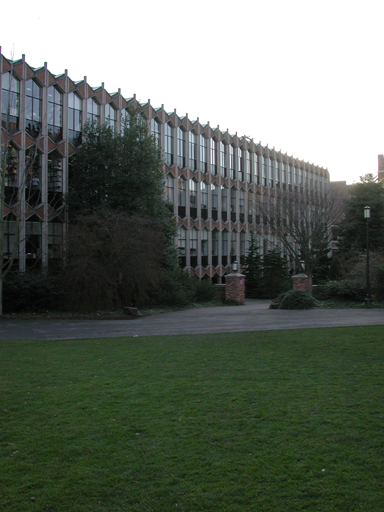
#> input picture images/panorama_img/set3/0.bmp, 384 x 512 px
$ python PanoramaStitching.py
#> lines starting #> are read from the running program, lines starting #| are printed output that depends on the picture; after the words box and inside, x2 and y2 are one past the last pixel; in counts of white or black regions, pixels touching at a corner belong together
import cv2
import numpy as np
import os, glob
from HarrisCornerDetect import HarrisDetector

class Panorama():

    def __init__(self, image_folder, show_imgs=False, random_order=True,
                 feature_selector='SIFT', y_originshift=200,bottom_pad=600):

        '''
        Parameters:

            image_folder : Folder consisting of many images to be
                            be stitched horizontally

            save_path : Directory to save panorama image. If directory
                        doesnt exists, code will create automatically

            show_imgs : Show input images which are to be stitches

            y_originshift : Shift first reference image of panorama
                            to particular y value in canvas

            bottom_pad : Add black padding to the bottom of canvas

            random_order : Specify if the images are random or sequential
                           (Left to Right) or (Right to Left)

            feature_selector : Choose keypoint from SIFT or HARRIS
        '''
#> called with image_folder = 'images/panorama_img/set3', show_imgs = False, random_order = True, feature_selector = 'SIFT', y_originshift = 200, bottom_pad = 600

        self.x_originshift, self.y_originshift = 0, y_originshift
        self.bottom_pad = bottom_pad
        self.feature_selector = feature_selector
        self.image_folder = image_folder
        img_path = sorted(glob.glob(os.path.join(self.image_folder,'*')))
        self.images = [cv2.imread(p) for p in img_path]
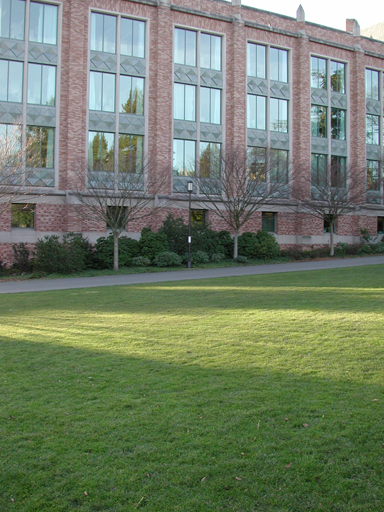
#> input picture images/panorama_img/set3/1.bmp, 384 x 512 px
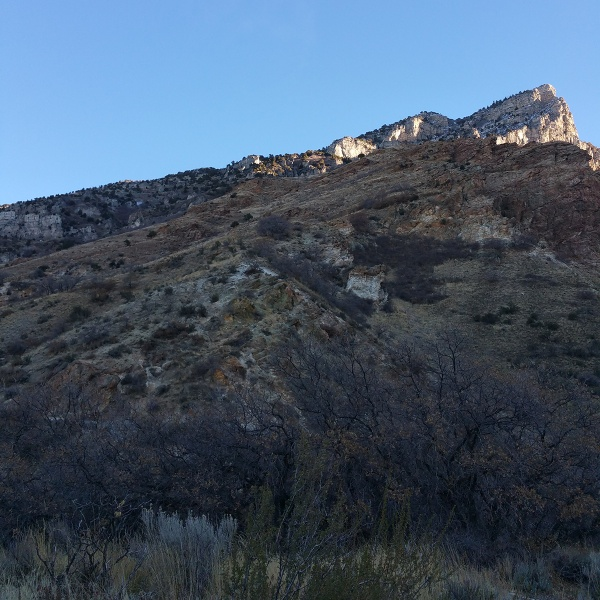
#> input picture images/panorama_img/set3/1.jpg, 600 x 600 px
#> self.images = 3 items
        self.bw_images = [cv2.imread(p,0) for p in img_path]
#> self.bw_images = 3 items

        if random_order:
            print('Computing image sequence...')
            self.order = self.find_best_matches()
            self.images = [self.images[i] for i in self.order]
            self.bw_images = [self.bw_images[i] for i in self.order]
            print('Completed Finding image sequence!')

        if show_imgs:
            for c, img in enumerate(self.images):
                cv2.namedWindow(str(c),cv2.WINDOW_NORMAL)
                cv2.imshow(str(c), img)
            print('\nShowing a set of all images')
            print('Press any key to create a Panorama',end='\n \n')
            cv2.waitKey(0)

    # [10 lines left out: function save_image_fn, not called in this run]

    def find_num_matches(self, img1, img2):
        sift = cv2.SIFT_create()

        kp1, des1 = sift.detectAndCompute(img1, None)
        kp2, des2 = sift.detectAndCompute(img2, None)

        bf = cv2.BFMatcher()
        matches = bf.knnMatch(des1, des2, k=2)

        good_features = []
        for m, n in matches:
            if m.distance < 0.7*n.distance:
                good_features.append(m)

        return len(good_features)

    def find_best_matches(self):
        pairs = []
        pairs_num_correspondences = []
        for i in range(len(self.images)):
            best_idx = -1
            best_idx_nums = 0
            second_best_idx = -1
            second_best_idx_nums = 0
            for j in range(len(self.images)):
                if j == i:
                    continue
                num_matches = self.find_num_matches(self.bw_images[i], self.bw_images[j])
                if num_matches >= second_best_idx_nums:
                    if num_matches >= best_idx_nums:
                        second_best_idx_nums = best_idx_nums
                        second_best_idx = best_idx
                        best_idx_nums = num_matches
                        best_idx = j
                    else:
                        second_best_idx_nums = num_matches
                        second_best_idx = j
            pairs.append([i, best_idx])
            pairs_num_correspondences.append(best_idx_nums)
            pairs.append([i, second_best_idx])
            pairs_num_correspondences.append(second_best_idx_nums)
#> this loop made 3 passes
#> after the loop, pairs = [[0, 2], [0, 1], [1, 2], [1, 0], [2, 1], [2, 0]]; pairs_num_correspondences = [2, 0, 2, 2, 4, 0]
        worst_idx = np.argmin(pairs_num_correspondences)
#> worst_idx = 1
        del pairs_num_correspondences[worst_idx]
        del pairs[worst_idx]
        worst_idx = np.argmin(pairs_num_correspondences)
#> worst_idx = 4
        del pairs_num_correspondences[worst_idx]
        del pairs[worst_idx]
        link = self.find_link(pairs)
        return link

    def find_link(self, connections):
        def op(ip):
            if ip == 0:
                return 1
            return 0
        c = connections.copy()
#> c = [[0, 2], [1, 2], [1, 0], [2, 1]]
        link = [c[0][0], c[0][1]]
#> link = [0, 2]
        del c[0]
        while len(link) < int((len(connections)+2)/2):
            leaf = link[0]
            x, y = np.where(np.array(c) == leaf)
            if len(x) > 0:
                x, y = x[0], y[0]
                element = c[x][op(y)]
                if element not in link:
                    link.insert(0, element)
                del c[x]
            leaf = link[-1]
            x, y = np.where(np.array(c) == leaf)
            if len(x) > 0:
                x, y = x[0], y[0]
                element = c[x][op(y)]
                if element not in link:
                    link.append(element)
                del c[x]
#> this loop made 1 pass
#> element on pass 1: 1
#> after the loop, element = 1; link = [1, 0, 2]
        return link

    def createCanvas(self, bottom_pad):

        '''
        Creates a Canvas with first image appended in it.
        Canvas dimension
            height => height of first image + bottom_pad
            width => sum of width of all image

        '''
#> called with bottom_pad = 600

        img1_shp = self.images[0].shape
#> img1_shp = (512, 384, 3)
        width = 0
        for im in self.images:
            width += im.shape[1]
#> this loop made 3 passes
#> width on passes 1 to 3: 384, 768, 1368
#> after the loop, width = 1368
        width *= 2
#> width = 2736

        cnv_shp = (img1_shp[0]+bottom_pad,width,img1_shp[2])
#> cnv_shp = (1112, 2736, 3)

        self.x_originshift =  width//2
#> self.x_originshift = 1368

        canvas = np.zeros(cnv_shp,np.uint8)
        canvas_mask = np.zeros_like(canvas)

        if self.y_originshift+img1_shp[0] > canvas.shape[0]:
            raise Exception(f"x_originshift should be less than {canvas.shape[0]-img1_shp[0]}")

        if self.x_originshift+img1_shp[1] > canvas.shape[1]:
            raise Exception(f"y_originshift should be less than {canvas.shape[1]-img1_shp[1]}")


        canvas[self.y_originshift:self.y_originshift+img1_shp[0],
            self.x_originshift:self.x_originshift+img1_shp[1]] = self.images[0]
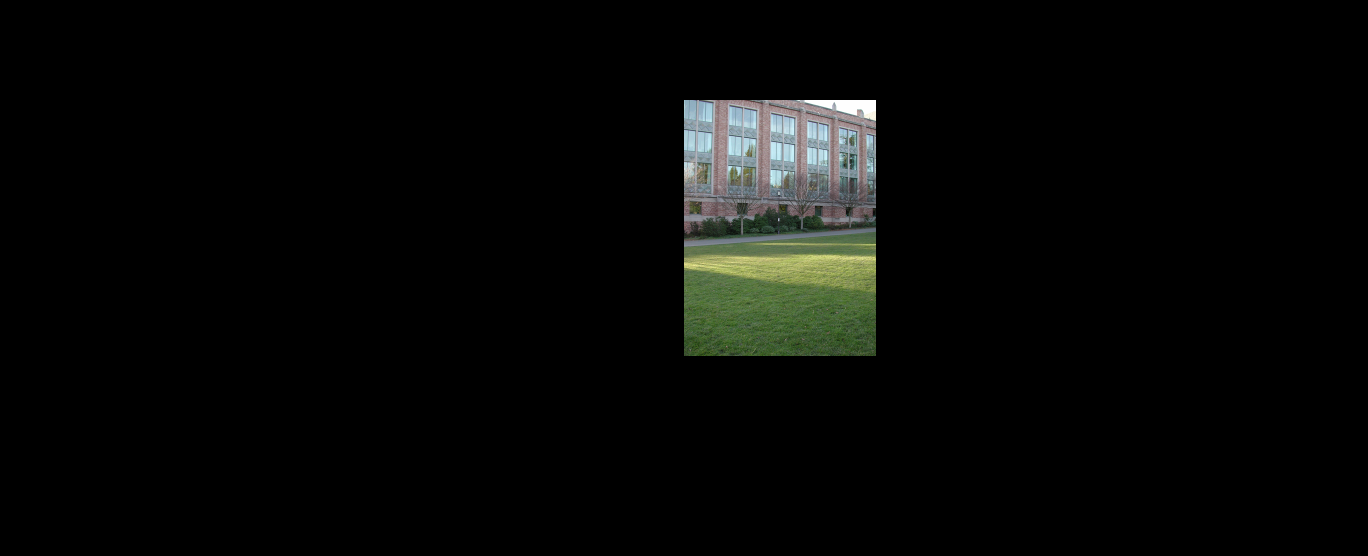
#> canvas: shape (1112, 2736, 3) (shown at 1/2 size); mean of channels 0, 1, 2 6.7, 8.2, 7.3; drawn as B, G, R

        canvas_mask[self.y_originshift:self.y_originshift+img1_shp[0],
            self.x_originshift:self.x_originshift+img1_shp[1]] = 255

        return canvas,canvas_mask

    # [41 lines left out: functions image_blend, crop_canvas, sequential_matmal, not called in this run]

    def findSIFTfeatures(self, img1, img2, top_n=25, show_match=False):

        '''
        Find good features to match using SIFT

        Parameters:
            img1 : First numpy image
            img2 : Second numpy image
            top_n : State how many top n features needed (default - 25)
            show_match : Display image of matching

        Returns
            (kp1, kp2) : Keypoints of img1 and img2 respectively
            best_n : list of best n keypoints (default - 25)
        '''

        sift = cv2.SIFT_create()

        kp1, des1 = sift.detectAndCompute(img1, None)
        kp2, des2 = sift.detectAndCompute(img2, None)

        # BFMatcher with default params
        bf = cv2.BFMatcher()
        matches = bf.knnMatch(des1,des2,k=2)
        # Apply ratio test
        good_features = []
        for m,n in matches:
            if m.distance < 0.7*n.distance:
                good_features.append(m)


        best_n = sorted(good_features, key=lambda x: x.distance)[:top_n]

        if show_match:
            best_n_plot = [[m] for m in best_n]
            match_pt_img = cv2.drawMatchesKnn(img1,kp1,img2,kp2,best_n_plot,None,
                            flags=cv2.DrawMatchesFlags_NOT_DRAW_SINGLE_POINTS)
            cv2.namedWindow('SIFT matched images', cv2.WINDOW_NORMAL)
            cv2.imshow('SIFT matched images', match_pt_img)
            cv2.waitKey(0)

        return (kp1, kp2), best_n

    # [48 lines left out: function findHarrisfeatures, not called in this run]

    def createPanaroma(self, show_output=False, save_path=None):

        canvas, canvas_mask = self.createCanvas(self.bottom_pad)
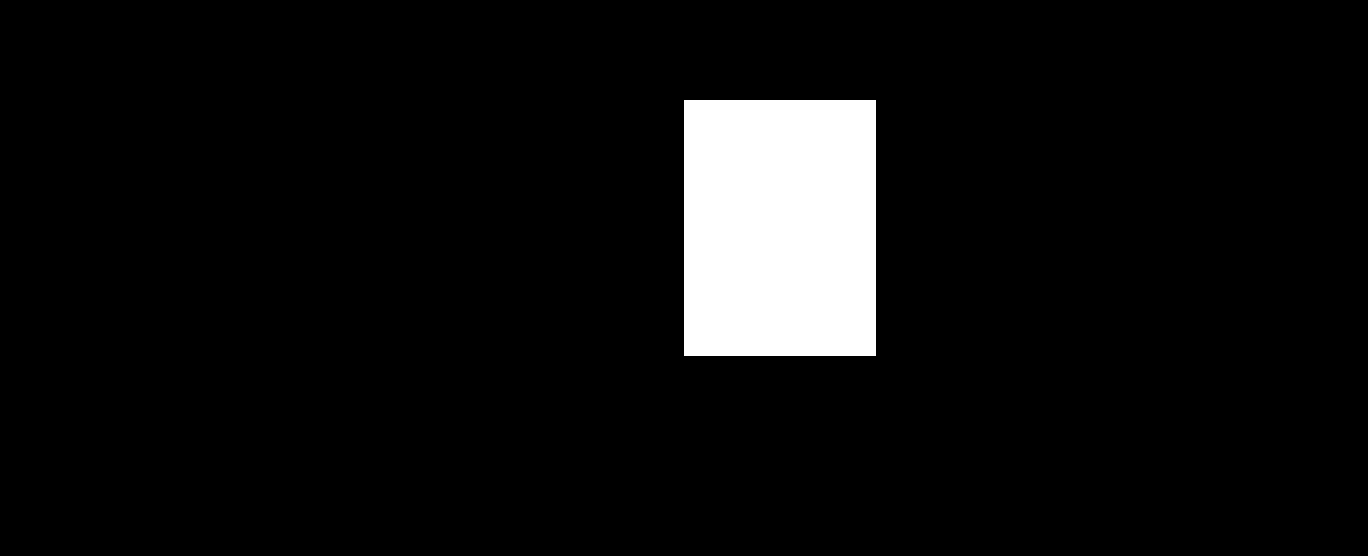
#> canvas_mask: shape (1112, 2736, 3) (shown at 1/2 size); 6.5% white; 1 white region, box (x1, y1, x2, y2) and area: (1368, 200, 1752, 712) 196608


        img3 = self.bw_images[0].copy()
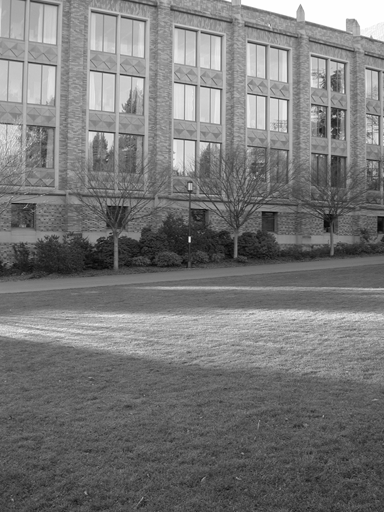
#> img3: shape (512, 384); min 4, max 255, mean 119.8
        T = np.array(   [[ 1 , 0 , self.x_originshift],
                        [ 0 , 1 , self.y_originshift],
                        [ 0 , 0 , 1]])
#> T = [[1, 0, 1368], [0, 1, 200], [0, 0, 1]]
        H_vals = []

        for i in range(len(self.images)-1):
            img1 = img3

            if self.feature_selector == "SIFT":
                (kp1, kp2), best_n = self.findSIFTfeatures(self.bw_images[i],self.bw_images[i+1])

            if self.feature_selector == "HARRIS":
                (kp1, kp2), best_n = self.findHarrisfeatures(self.images[i],self.images[i+1],show_match=False)

            img1_pts = np.float32([kp1[val.queryIdx].pt for val in best_n]).reshape(-1,1,2)
            img2_pts = np.float32([kp2[val.trainIdx].pt for val in best_n]).reshape(-1,1,2)

            H,mask = cv2.findHomography(img2_pts,img1_pts,cv2.RANSAC)
            H = np.array(H)
            H_vals.append(H)

            H = self.sequential_matmal(H_vals)

            translatedH = np.matmul(T,H)

            # T = np.eye(3)
            img3 = cv2.warpPerspective(self.images[i+1],translatedH,
                                        (canvas.shape[1],canvas.shape[0])   )

            canvas, canvas_mask = self.image_blend(canvas,img3,canvas_mask)
#> this loop made 1 pass
#> (matches in findSIFTfeatures, best_n, img1_pts, img2_pts) on pass 1: (1315 matches, 2 matches, [[353.8, 19.91], [85.34, 492.6]], [[325.8, 170.8], [366.9, 213.6]])
#> after the loop, H_vals = []
            # cv2.namedWindow('canvas',cv2.WINDOW_NORMAL)
            # cv2.imshow('canvas', canvas)
            # cv2.waitKey(0)
        max_im_canvas = self.crop_canvas(canvas_mask,canvas)

        if save_path is not None:
            self.save_image_fn(save_path, max_im_canvas)

        if show_output:
            cv2.namedWindow('Normal Rectangle Panorama', cv2.WINDOW_NORMAL)
            cv2.imshow('Normal Rectangle Panorama', max_im_canvas)

        cv2.waitKey(0)
        return max_im_canvas

if __name__ == '__main__':

    ############# Run for a single set #############

    root = 'images/panorama_img/set3'
    save_dir = 'images/stitched_results'


    pan = Panorama(root, show_imgs=False, random_order=True,
                        feature_selector='SIFT')

#> (the run stopped early here; a loop or call above may not have finished)
